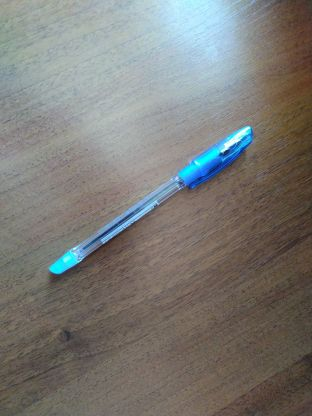
#> input picture images/IMG_20200424_122812.jpg, 312 x 416 px, given as the content of the folder Pictures_origin/, which was not available
$ jupyter execute --allow-errors 'Augmentation and split.ipynb'   (shell and % lines are left out)   (text cells are left out)
#> lines starting #> are read from the running program, lines starting #| are printed output that depends on the picture; pictures that were not available may be replaced by others from this repository, and a replacement may not be noted
[cell 1]
from PIL import Image, ImageOps
import os
import numpy

[cell 2]
path_to_folder = "Pictures_origin/" ## папка с изображениями для аугментации
output_folder = "Augmentation_result/" ## папка с результатом аугментации
img_names = os.listdir(path_to_folder)

[cell 3]
if not os.path.exists(output_folder):
    os.makedirs(output_folder)

[cell 4]
def rotate(path_to_folder, img_name, output_folder):
#> called with path_to_folder = 'Pictures_origin/', img_name = 'IMG_20200424_122812.jpg', output_folder = 'Augmentation_result/'
    im = Image.open(path_to_folder + img_name)
#> im is the input picture: PIL image 312x416 RGB; mean R, G, B 123.6, 122.4, 118.4
    im.rotate(50).save(output_folder+"rotate_"+img_name, "JPEG") ## 50 - это значение поворота картинки
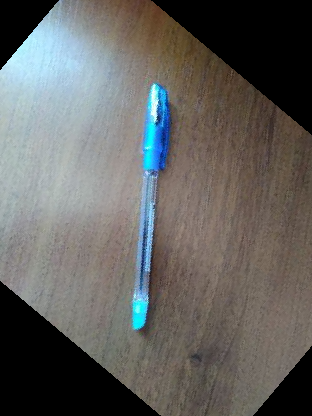
#> saved as rotate_IMG_20200424_122812.jpg: PIL image 312x416 RGB; mean R, G, B 99.4, 98.7, 96.2

[cell 5]
def mirror(path_to_folder, img_name, output_folder):
#> called with path_to_folder = 'Pictures_origin/', img_name = 'IMG_20200424_122812.jpg', output_folder = 'Augmentation_result/'
    im = Image.open(path_to_folder + img_name)
    ImageOps.mirror(im).save(output_folder+"mirror"+img_name, "JPEG")
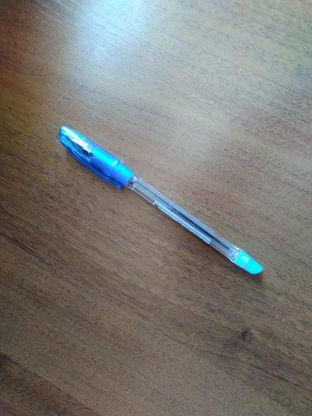
#> saved as mirrorIMG_20200424_122812.jpg: PIL image 312x416 RGB; mean R, G, B 123.6, 122.4, 118.4

$ run again, on images/IMG_20200424_123008.jpg
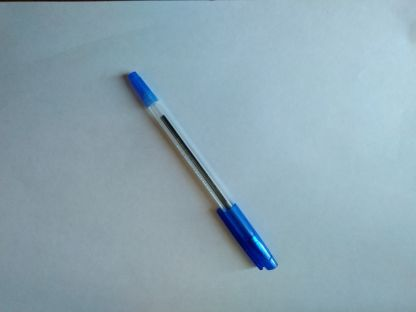
#> input picture images/IMG_20200424_123008.jpg, 416 x 312 px, given as the content of the folder Pictures_origin/, which was not available
#> in rotate, im is the input picture: PIL image 416x312 RGB; mean R, G, B 140.8, 165.6, 177.6
#> in rotate, `im.rotate(50).save(output_folder+"rotate_"+img_name, "JPEG")`:
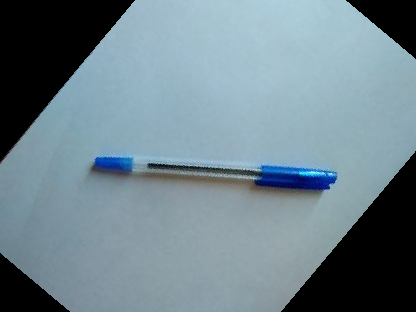
#> saved as rotate_IMG_20200424_123008.jpg: PIL image 416x312 RGB; mean R, G, B 111.8, 131.8, 141.5
#> in mirror, `ImageOps.mirror(im).save(output_folder+"mirror"+img_name, "JPEG")`:
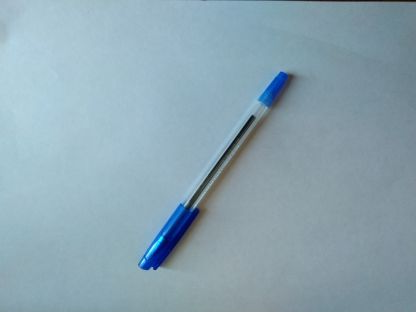
#> saved as mirrorIMG_20200424_123008.jpg: PIL image 416x312 RGB; mean R, G, B 140.8, 165.6, 177.6

$ run again, on images/IMG_20200424_123020.jpg
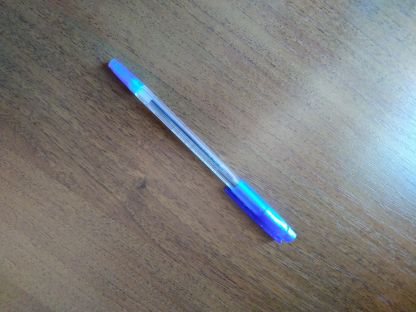
#> input picture images/IMG_20200424_123020.jpg, 416 x 312 px, given as the content of the folder Pictures_origin/, which was not available
#> in rotate, im is the input picture: PIL image 416x312 RGB; mean R, G, B 124.3, 124.1, 122.6
#> in rotate, `im.rotate(50).save(output_folder+"rotate_"+img_name, "JPEG")`:
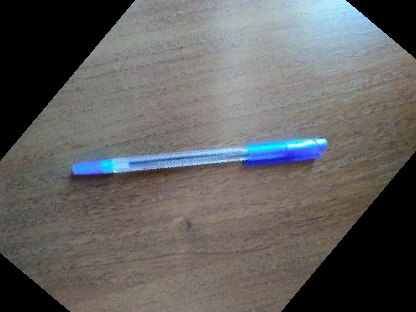
#> saved as rotate_IMG_20200424_123020.jpg: PIL image 416x312 RGB; mean R, G, B 97.6, 96.9, 96
#> in mirror, `ImageOps.mirror(im).save(output_folder+"mirror"+img_name, "JPEG")`:
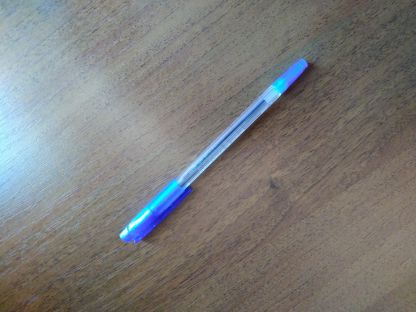
#> saved as mirrorIMG_20200424_123020.jpg: PIL image 416x312 RGB; mean R, G, B 124.3, 124.1, 122.6

$ run again, on images/IMG_20200424_123034.jpg
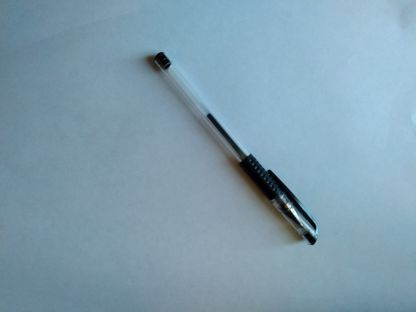
#> input picture images/IMG_20200424_123034.jpg, 416 x 312 px, given as the content of the folder Pictures_origin/, which was not available
#> in rotate, im is the input picture: PIL image 416x312 RGB; mean R, G, B 129, 158.2, 175.3
#> in rotate, `im.rotate(50).save(output_folder+"rotate_"+img_name, "JPEG")`:
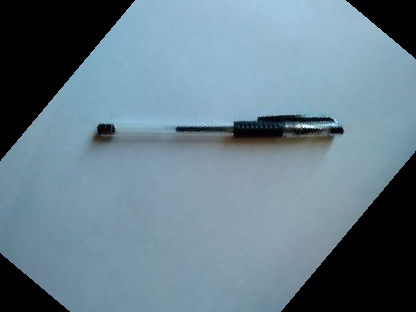
#> saved as rotate_IMG_20200424_123034.jpg: PIL image 416x312 RGB; mean R, G, B 102.8, 125.7, 139.1
#> in mirror, `ImageOps.mirror(im).save(output_folder+"mirror"+img_name, "JPEG")`:
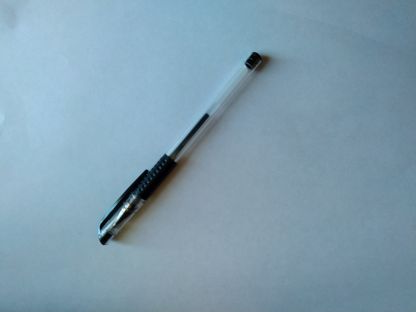
#> saved as mirrorIMG_20200424_123034.jpg: PIL image 416x312 RGB; mean R, G, B 129, 158.2, 175.3
